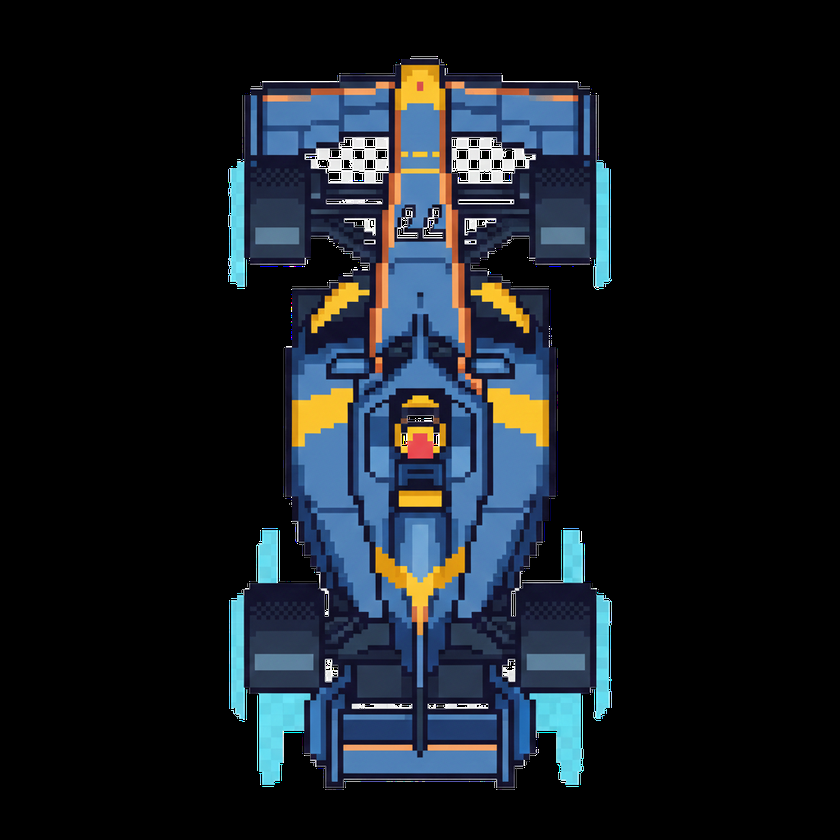
#> input picture Juego/src/assets/cars1.png, 840 x 840 px, shrunk from 1024 x 1024 before the run, found by its file name
$ python process_cars.py
#> lines starting #> are read from the running program, lines starting #| are printed output that depends on the picture
import cv2
import numpy as np
import os
import shutil

def process_car_assets():
    assets_dir = os.path.join(os.path.dirname(__file__), "assets")
    car_files = ["cars1.png", "cars2.png", "cars3.png", "cars4.png"]

    for filename in car_files:
        file_path = os.path.join(assets_dir, filename)

        if not os.path.exists(file_path):
            print(f"File not found: {filename}")
            continue

        # Read image
        img = cv2.imread(file_path, cv2.IMREAD_UNCHANGED)
#> img is the input picture: shape (840, 840, 4); mean B, G, R, A 35.4, 29, 23.2, 75.6

        if img is None:
            print(f"Error reading {filename}")
            continue

        # 2. ROTATE 90 DEGREES COUNTER-CLOCKWISE (Right -> Up)
        # Previous run rotated (Down/original -> Right).
        # This run rotates (Right -> Up).
        img = cv2.rotate(img, cv2.ROTATE_90_COUNTERCLOCKWISE)
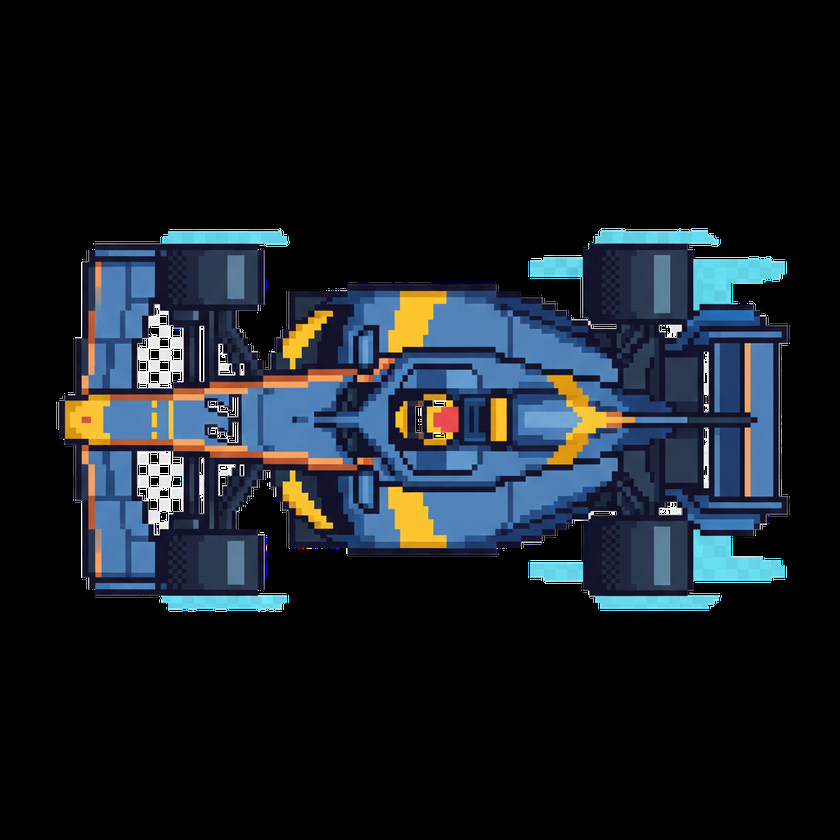
#> img: shape (840, 840, 4); mean B, G, R, A 35.4, 29, 23.2, 75.6

        # Save
        cv2.imwrite(file_path, img)
        print(f"Rotated {filename} 90 degrees CCW")
#> pass 2 of the loop in process_car_assets, `for filename in car_files:`:
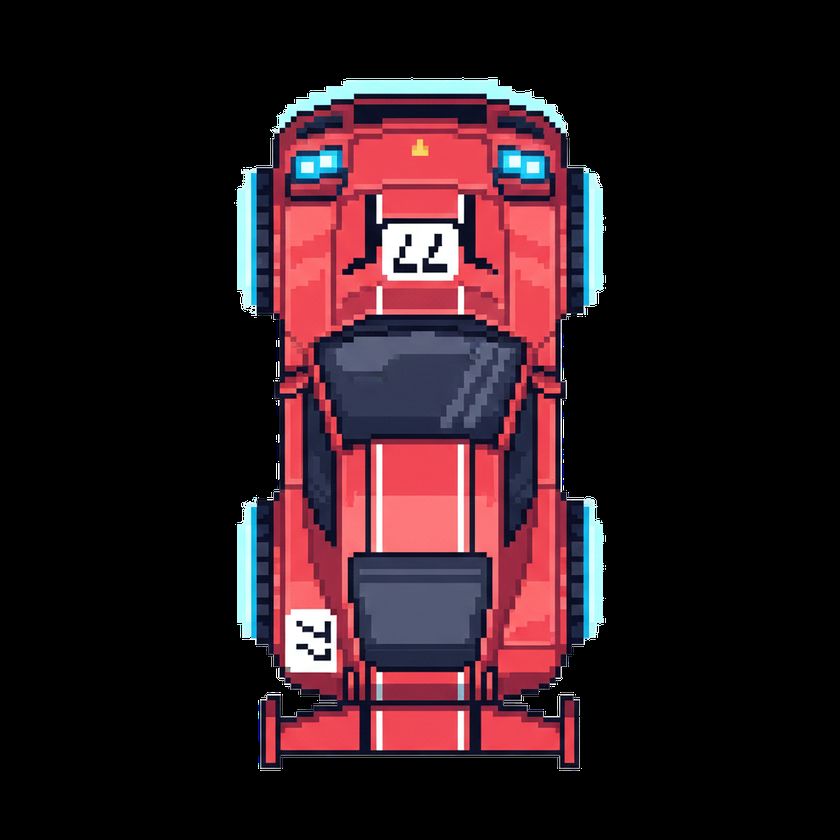
#> input picture Juego/src/assets/cars2.png, 840 x 840 px, shrunk from 1024 x 1024 before the run, found by its file name
#> in process_car_assets, img is the input picture: shape (840, 840, 4); mean B, G, R, A 30.4, 25.2, 44.2, 76.9
#> in process_car_assets, `img = cv2.rotate(img, cv2.ROTATE_90_COUNTERCLOCKWISE)`:
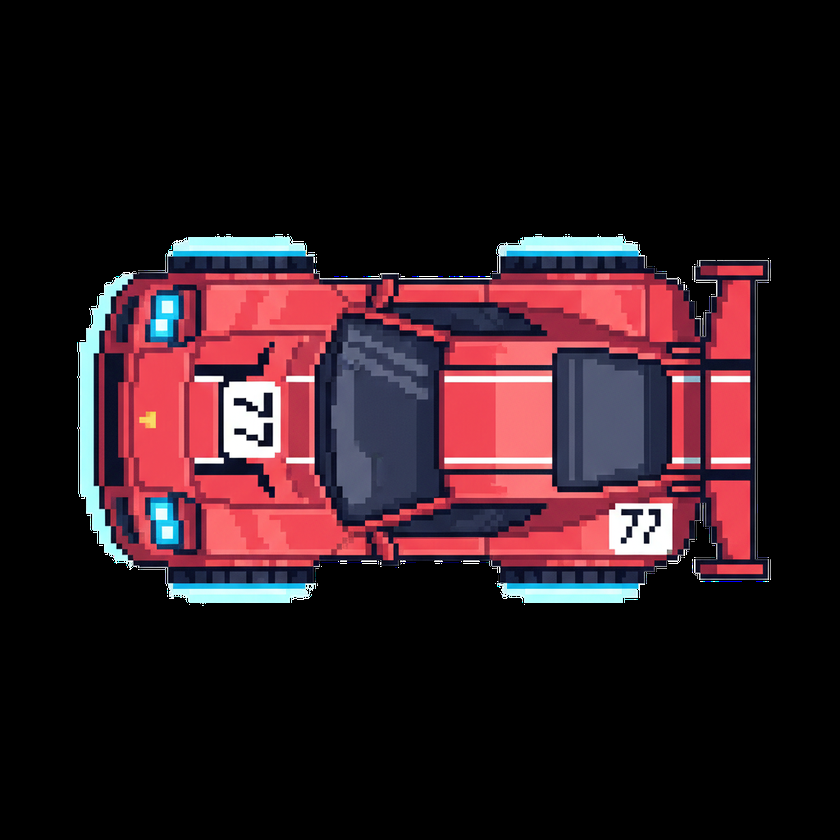
#> img: shape (840, 840, 4); mean B, G, R, A 30.4, 25.2, 44.2, 76.9
#> pass 3 of the loop in process_car_assets, `for filename in car_files:`:
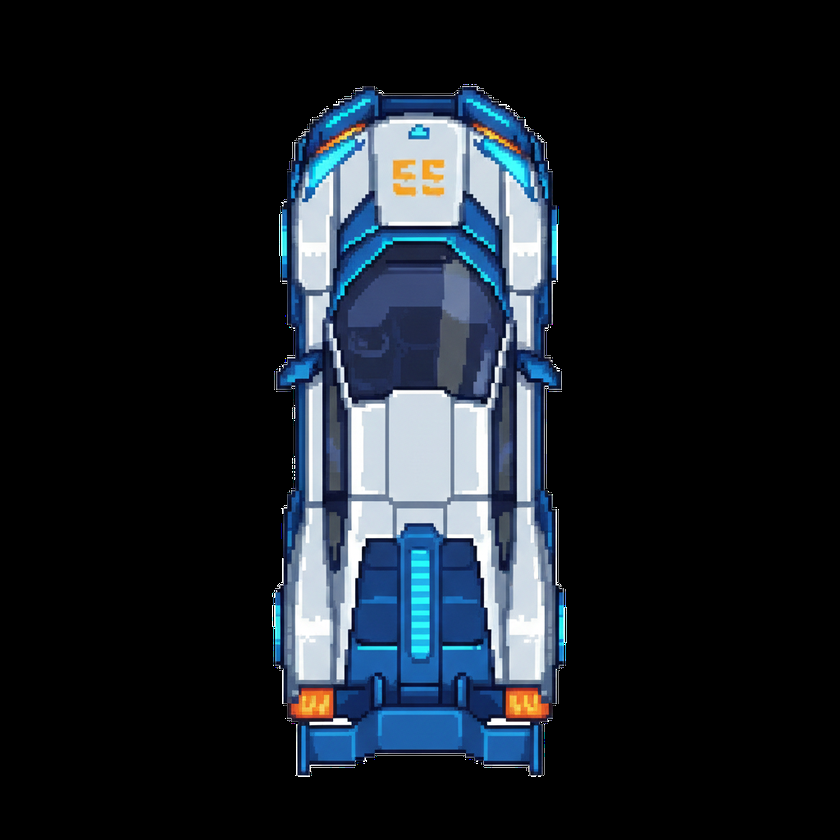
#> input picture Juego/src/assets/cars3.png, 840 x 840 px, shrunk from 1024 x 1024 before the run, found by its file name
#> in process_car_assets, img is the input picture: shape (840, 840, 4); mean B, G, R, A 39, 31.7, 25.2, 63
#> in process_car_assets, `img = cv2.rotate(img, cv2.ROTATE_90_COUNTERCLOCKWISE)`:
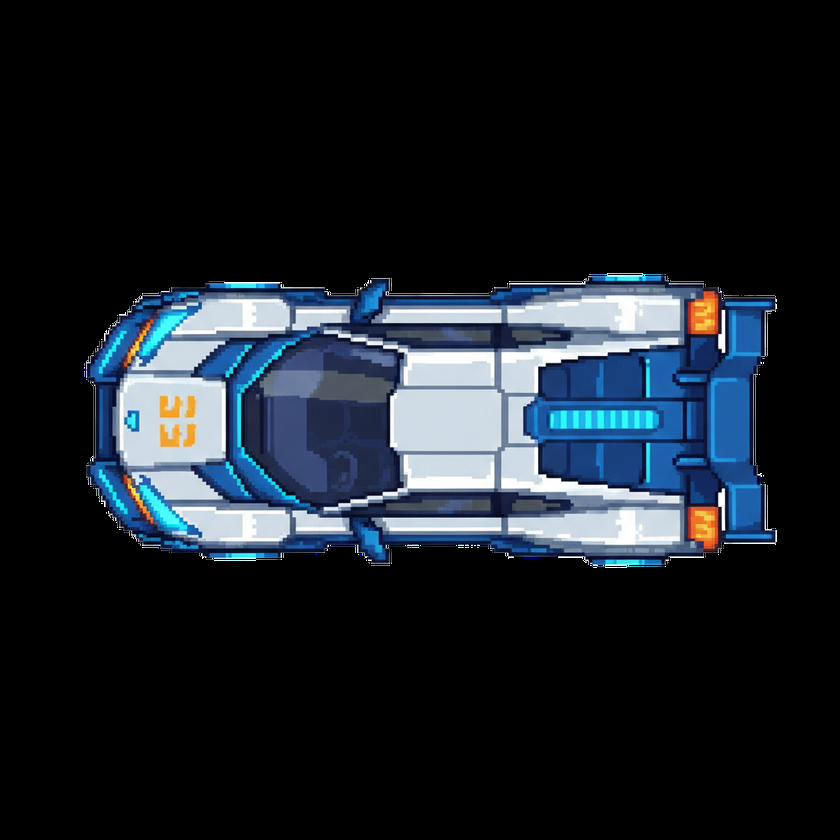
#> img: shape (840, 840, 4); mean B, G, R, A 39, 31.7, 25.2, 63
#> the loop made 4 passes; the first 3 are shown

if __name__ == "__main__":
    process_car_assets()
